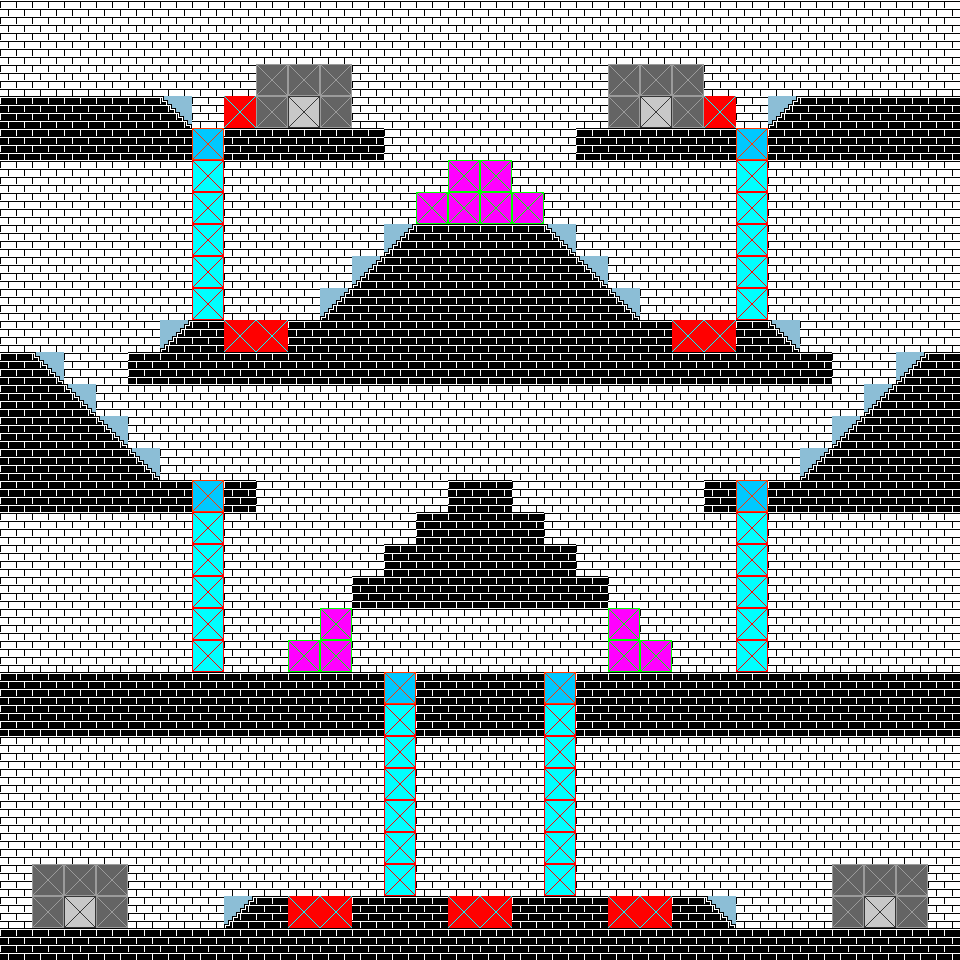

This game map was drawn from its Tiled (.tmx) file and the tilesets committed beside it. A one-line description and the trimmed map source follow:
An orthogonal 30x30 tile map with 32x32 px tiles, 2 tile layers (Tilelaag 1, Moblaag1).

<map version="1.0" orientation="orthogonal" renderorder="right-down" width="30" height="30" tilewidth="32" tileheight="32">
 <tileset firstgid="1" name="tileSheet" tilewidth="32" tileheight="32">
  <image source="tileSheet.png" width="128" height="128" />
 </tileset>
 <layer name="Tilelaag 1" width="30" height="30">
  <data>[900 cells, 900 non-empty, 10 distinct tile ids]</data>
 </layer>
 <layer name="Moblaag1" width="30" height="30">
  <data>[900 cells, 2 non-empty, 1 distinct tile ids]</data>
 </layer>
</map>